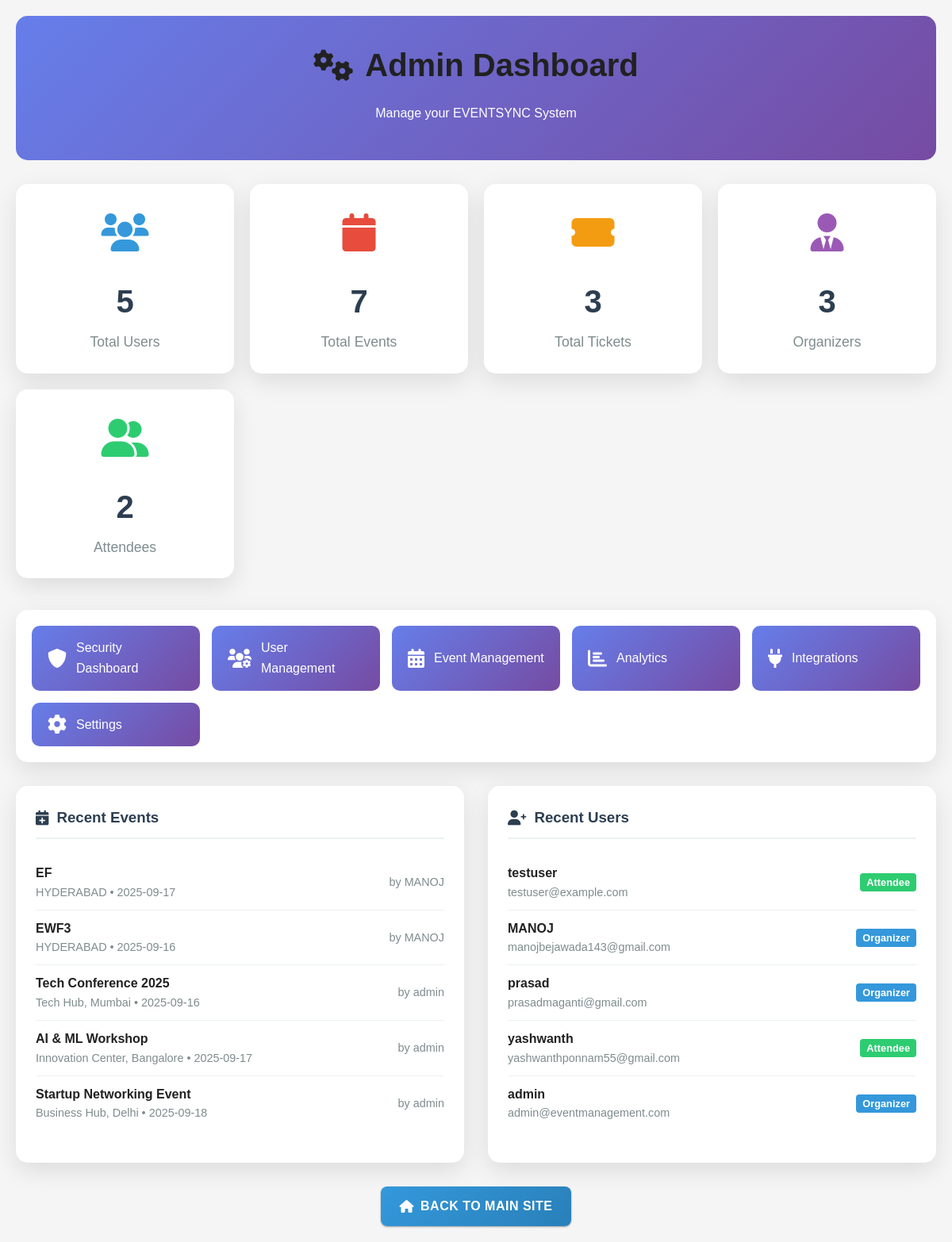
The page /admin (signed in) on the database its author committed.
### models.py (models this page shows, shortened)
class Event(db.Model):
    id = db.Column(db.Integer, primary_key=True)
    title = db.Column(db.String(120), nullable=False)
    description = db.Column(db.Text)
    category = db.Column(db.Enum(EventCategory), default=EventCategory.OTHER)
    event_type = db.Column(db.Enum(EventType), default=EventType.IN_PERSON)
    location = db.Column(db.String(120))
    virtual_link = db.Column(db.String(255))  # For virtual/hybrid events
    start_date = db.Column(db.DateTime, nullable=False)
    end_date = db.Column(db.DateTime, nullable=False)
    image_url = db.Column(db.String(255))  # URL to event image
    max_attendees = db.Column(db.Integer, default=0)  # 0 means unlimited
    price = db.Column(db.Float, default=0.0)  # 0 means free
    created_at = db.Column(db.DateTime, default=datetime.utcnow)
    organizer_id = db.Column(db.Integer, db.ForeignKey('user.id'), nullable=False)
    requires_team = db.Column(db.Boolean, default=False)  # For hackathons/competitions
    max_team_size = db.Column(db.Integer, default=1)
    min_team_size = db.Column(db.Integer, default=1)
    skill_level = db.Column(db.Enum(SkillLevel))
    tags = db.Column(db.Text)  # JSON string of tags
    sustainability_score = db.Column(db.Float, default=0.0)
    carbon_footprint = db.Column(db.Float, default=0.0)  # kg CO2 equivalent
    has_live_streaming = db.Column(db.Boolean, default=False)
    has_interactive_features = db.Column(db.Boolean, default=False)
    enable_collaboration = db.Column(db.Boolean, default=False)
    upi_id = db.Column(db.String(255), nullable=True)  # UPI ID for payments
    payment_mobile = db.Column(db.String(15), nullable=True)  # Mobile number for payments
    payment_qr_code = db.Column(db.Text, nullable=True)  # Generated QR code data
    accept_upi_payments = db.Column(db.Boolean, default=False)  # Enable UPI payments
    payment_instructions = db.Column(db.Text, nullable=True)  # Custom payment instructions
    tickets = db.relationship('Ticket', backref='event', lazy='dynamic', cascade="all, delete-orphan")
    teams = db.relationship('Team', backref='event', lazy='dynamic', cascade="all, delete-orphan")
    analytics = db.relationship('EventAnalytics', backref='event', uselist=False, cascade="all, delete-orphan")
    collaboration_rooms = db.relationship('CollaborationRoom', backref='event', lazy='dynamic', cascade="all, delete-orphan")

class User(UserMixin, db.Model):
    id = db.Column(db.Integer, primary_key=True)
    username = db.Column(db.String(64), unique=True, nullable=False)
    email = db.Column(db.String(120), unique=True, nullable=False)
    password_hash = db.Column(db.String(256), nullable=False)
    user_type = db.Column(db.Enum(UserType), nullable=False)
    full_name = db.Column(db.String(120))
    phone = db.Column(db.String(20))
    created_at = db.Column(db.DateTime, default=datetime.utcnow)
    organized_events = db.relationship('Event', backref='organizer', lazy='dynamic')
    tickets = db.relationship('Ticket', backref='attendee', lazy='dynamic')
    skills = db.relationship('UserSkill', backref='user', lazy='dynamic', cascade="all, delete-orphan")
    interests = db.relationship('UserInterest', backref='user', lazy='dynamic', cascade="all, delete-orphan")
    led_teams = db.relationship('Team', foreign_keys='Team.leader_id', backref='team_leader', lazy='dynamic')
    team_memberships = db.relationship('TeamMember', backref='member', lazy='dynamic', cascade="all, delete-orphan")
    recommendations = db.relationship('AIRecommendation', backref='recommended_user', lazy='dynamic', cascade="all, delete-orphan")
    badges = db.relationship('UserBadge', backref='badge_owner', lazy='dynamic', cascade="all, delete-orphan")
    integrations = db.relationship('Integration', backref='integration_owner', lazy='dynamic', cascade="all, delete-orphan")
    collaboration_messages = db.relationship('CollaborationMessage', backref='sender', lazy='dynamic', cascade="all, delete-orphan")
    feedback_given = db.relationship('EventFeedback', backref='reviewer', lazy='dynamic', cascade="all, delete-orphan")
    def is_organizer(self):
        return self.user_type == UserType.ORGANIZER

### routes.py (the view)
    @app.route('/admin')
    @login_required
    def admin_dashboard():
        if not current_user.is_organizer():
            flash('You need admin privileges to access this page.', 'danger')
            return redirect(url_for('index'))
        total_users = User.query.count()
        total_events = Event.query.count()
        total_tickets = Ticket.query.count()
        total_organizers = User.query.filter_by(user_type=UserType.ORGANIZER).count()
        total_attendees = User.query.filter_by(user_type=UserType.ATTENDEE).count()
        recent_events = Event.query.order_by(Event.created_at.desc()).limit(5).all()
        recent_users = User.query.order_by(User.created_at.desc()).limit(5).all()
        stats = {
            'total_users': total_users,
            'total_events': total_events,
            'total_tickets': total_tickets,
            'total_organizers': total_organizers,
            'total_attendees': total_attendees
        }
        return render_template('admin/dashboard.html',
                             stats=stats,
                             recent_events=recent_events,
                             recent_users=recent_users)

### app.py (called while the page is built)
@login_manager.user_loader
def load_user(user_id):
    return User.query.get(int(user_id))

### templates/admin/dashboard.html (shortened to what this page needs)
<!DOCTYPE html>
<html lang="en">
<head>
    <link rel="stylesheet" href="{{ url_for('static', filename='css/styles.css') }}">
    <link rel="stylesheet" href="{{ url_for('static', filename='css/modern-ui.css') }}">
    <link href="https://cdnjs.cloudflare.com/ajax/libs/font-awesome/6.0.0/css/all.min.css" rel="stylesheet">
</head>
<body>
    <div class="admin-dashboard">
        <div class="dashboard-header">
            <h1>
                <i class="fas fa-cogs"></i>
                Admin Dashboard
            </h1>
            <p>Manage your EVENTSYNC System</p>
        </div>
        <div class="stats-grid">
            <div class="stat-card users">
                <div class="stat-icon">
                    <i class="fas fa-users"></i>
                </div>
                <div class="stat-number">{{ stats.total_users }}</div>
                <div class="stat-label">Total Users</div>
            </div>
            <div class="stat-card events">
                <div class="stat-icon">
                    <i class="fas fa-calendar"></i>
                </div>
                <div class="stat-number">{{ stats.total_events }}</div>
                <div class="stat-label">Total Events</div>
            </div>
            <div class="stat-card tickets">
                <div class="stat-icon">
                    <i class="fas fa-ticket-alt"></i>
                </div>
                <div class="stat-number">{{ stats.total_tickets }}</div>
                <div class="stat-label">Total Tickets</div>
            </div>
            <div class="stat-card organizers">
                <div class="stat-icon">
                    <i class="fas fa-user-tie"></i>
                </div>
                <div class="stat-number">{{ stats.total_organizers }}</div>
                <div class="stat-label">Organizers</div>
            </div>
            <div class="stat-card attendees">
                <div class="stat-icon">
                    <i class="fas fa-user-friends"></i>
                </div>
                <div class="stat-number">{{ stats.total_attendees }}</div>
                <div class="stat-label">Attendees</div>
            </div>
        </div>
        <div class="admin-nav">
            <div class="admin-nav-grid">
                <a href="{{ url_for('admin_security_redirect') }}" class="admin-nav-item">
                    <i class="fas fa-shield-alt"></i>
                    <span>Security Dashboard</span>
                </a>
                <a href="{{ url_for('admin_users') }}" class="admin-nav-item">
                    <i class="fas fa-users-cog"></i>
                    <span>User Management</span>
                </a>
                <a href="{{ url_for('admin_events') }}" class="admin-nav-item">
                    <i class="fas fa-calendar-alt"></i>
                    <span>Event Management</span>
                </a>
                <a href="#" class="admin-nav-item" onclick="alert('Analytics feature coming soon!')">
                    <i class="fas fa-chart-bar"></i>
                    <span>Analytics</span>
                </a>
                <a href="#" class="admin-nav-item" onclick="alert('Integrations management coming soon!')">
                    <i class="fas fa-plug"></i>
                    <span>Integrations</span>
                </a>
                <a href="#" class="admin-nav-item" onclick="alert('System settings coming soon!')">
                    <i class="fas fa-cog"></i>
                    <span>Settings</span>
                </a>
            </div>
        </div>
        <div class="content-grid">
            <div class="content-section">
                <h3>
                    <i class="fas fa-calendar-plus"></i>
                    Recent Events
                </h3>
                <ul class="item-list">
                    {% if recent_events %}
                        {% for event in recent_events %}
                        <li>
                            <div>
                                <strong>{{ event.title }}</strong>
                                <div class="item-meta">{{ event.location }} • {{ event.start_date.strftime('%Y-%m-%d') }}</div>
                            </div>
                            <div class="item-meta">
                                by {{ event.organizer.username }}
                            </div>
                        </li>
                        {% endfor %}
                    {% else %}
                        <li>
                            <div class="item-meta">No recent events</div>
                        </li>
                    {% endif %}
                </ul>
            </div>
            <div class="content-section">
                <h3>
                    <i class="fas fa-user-plus"></i>
                    Recent Users
                </h3>
                <ul class="item-list">
                    {% if recent_users %}
                        {% for user in recent_users %}
                        <li>
                            <div>
                                <strong>{{ user.username }}</strong>
                                <div class="item-meta">{{ user.email }}</div>
                            </div>
                            <div class="item-meta">
                                <span class="badge badge-{{ 'primary' if user.user_type.value == 'organizer' else 'success' }}">
                                    {{ user.user_type.value.title() }}
                                </span>
                            </div>
                        </li>
                        {% endfor %}
                    {% else %}
                        <li>
                            <div class="item-meta">No recent users</div>
                        </li>
                    {% endif %}
                </ul>
            </div>
        </div>
        <div style="text-align: center; margin-top: 30px;">
            <a href="{{ url_for('index') }}" class="btn btn-primary">
                <i class="fas fa-home"></i> Back to Main Site
            </a>
        </div>
    </div>
</body>
</html>

### static/css/styles.css (style rules this page uses)
:root { --primary-color: #5d3fd3; --primary-dark: #4527a0; --primary-light: #8561f5; --secondary-color: #ff5722; --secondary-dark: #e64a19; --secondary-light: #ff8a65; --accent-color: #00bcd4; --accent-dark: #0097a7; --accent-light: #4dd0e1; --success-color: #4caf50; --warning-color: #ff9800; --danger-color: #f44336; --info-color: #2196f3; --text-primary: #212121; --text-secondary: #757575; --text-disabled: #9e9e9e; --text-light: #f5f5f5; --text-on-primary: #ffffff; --bg-color: #ffffff; --bg-light: #f5f5f5; --bg-dark: #303030; --bg-surface: #ffffff; --bg-card: #ffffff; --border-color: #e0e0e0; --shadow-color: rgba(0,0,0,0.1); }
:root { --font-primary: 'Nunito', sans-serif; --font-secondary: 'Poppins', sans-serif; --font-size-base: 16px; --spacing-xs: 0.25rem; --spacing-sm: 0.5rem; --spacing-md: 1rem; --spacing-lg: 1.5rem; --spacing-xl: 2.5rem; --border-radius-sm: 0.25rem; --border-radius-md: 0.5rem; --border-radius-lg: 1rem; --border-radius-xl: 2rem; --shadow-sm: 0 1px 3px rgba(0,0,0,0.12), 0 1px 2px rgba(0,0,0,0.24); --shadow-md: 0 4px 6px rgba(0,0,0,0.1); --shadow-lg: 0 10px 20px rgba(0,0,0,0.1); --shadow-xl: 0 14px 28px rgba(0,0,0,0.25), 0 10px 10px rgba(0,0,0,0.22); }
body { font-family: var(--font-primary); font-size: var(--font-size-base); color: var(--text-primary); background-color: var(--bg-light); line-height: 1.6; margin: 0; padding: 0; transition: background-color 0.3s ease, color 0.3s ease; }
h1, h2, h3, h4, h5, h6 { font-family: var(--font-secondary); font-weight: 600; margin-top: 0; color: var(--text-primary); }
a { color: var(--primary-color); text-decoration: none; transition: color var(--transition-speed); }
p { margin-bottom: var(--spacing-md); }
.btn { border-radius: var(--border-radius-md); font-weight: 600; padding: 0.5rem 1.5rem; transition: all var(--transition-speed); text-transform: uppercase; letter-spacing: 0.5px; box-shadow: var(--shadow-sm); }
.btn-primary { background-color: var(--primary-color); border-color: var(--primary-color); }
.badge { font-weight: 600; padding: 0.5em 0.75em; border-radius: var(--border-radius-sm); }
.badge-primary { background-color: var(--primary-color); }

### static/css/modern-ui.css (style rules this page uses)
:root { --gradient-primary: linear-gradient(135deg, #667eea 0%, #764ba2 100%); --gradient-secondary: linear-gradient(135deg, #f093fb 0%, #f5576c 100%); --gradient-success: linear-gradient(135deg, #4facfe 0%, #00f2fe 100%); --gradient-warning: linear-gradient(135deg, #43e97b 0%, #38f9d7 100%); --gradient-dark: linear-gradient(135deg, #2c3e50 0%, #3498db 100%); --glass-bg: rgba(255, 255, 255, 0.25); --glass-border: rgba(255, 255, 255, 0.18); --glass-shadow: 0 8px 32px 0 rgba(31, 38, 135, 0.37); --animation-fast: 0.15s; --animation-normal: 0.3s; --animation-slow: 0.5s; --animation-bounce: cubic-bezier(0.68, -0.55, 0.265, 1.55); --animation-smooth: cubic-bezier(0.25, 0.46, 0.45, 0.94); }

### rows shown on the page
Event: title "EF", location "HYDERABAD", start_date "2025-09-17", organizer.username "MANOJ"
Event: title "EWF3", location "HYDERABAD", start_date "2025-09-16", organizer.username "MANOJ"
Event: title "Tech Conference 2025", location "Tech Hub, Mumbai", start_date "2025-09-16", organizer.username "admin"
Event: title "AI & ML Workshop", location "Innovation Center, Bangalore", start_date "2025-09-17", organizer.username "admin"
Event: title "Startup Networking Event", location "Business Hub, Delhi", start_date "2025-09-18", organizer.username "admin"
User: username "testuser", email "testuser@example.com", user_type.value "Attendee"
User: username "MANOJ", email "manojbejawada143@gmail.com", user_type.value "Organizer"
User: username "prasad", email "prasadmaganti@gmail.com", user_type.value "Organizer"
User: username "yashwanth", email "yashwanthponnam55@gmail.com", user_type.value "Attendee"
User: username "admin", email "admin@eventmanagement.com", user_type.value "Organizer"

### other values the page prints
{{ stats.total_users }} "5"
{{ stats.total_events }} "7"
{{ stats.total_tickets }} "3"
{{ stats.total_organizers }} "3"
{{ stats.total_attendees }} "2"
